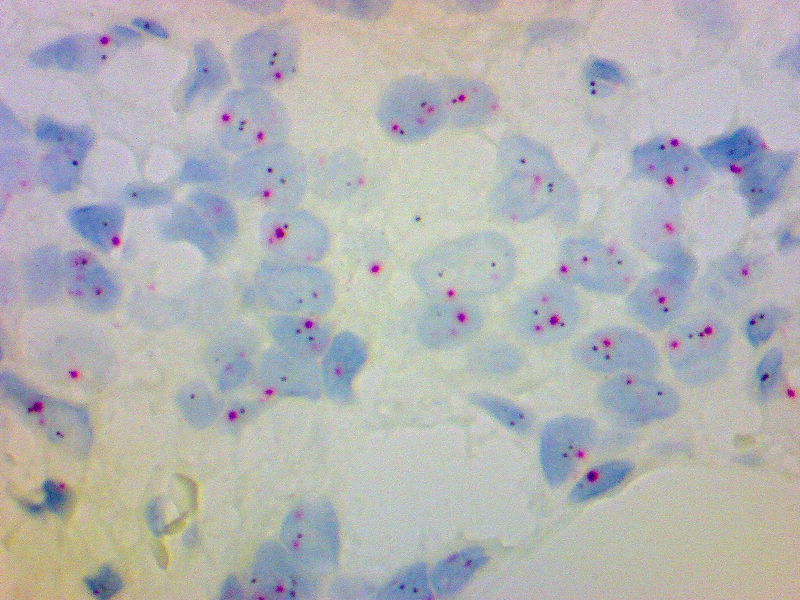
#> input picture DISH/DISH1.jpg, 1600 x 1200 px (shown at 1/2 size); its folder holds only this picture in this run
$ python -i stpcm.py   (imports and definitions only)
#> lines starting #> are read from the running program, lines starting #| are printed output that depends on the picture
#> in evaluate_segmentation_result, gt_img is the input picture: shape (1200, 1600, 3); mean R, G, B 179.4, 179.7, 181.5
### FINAL PROJECT PCM - NURUL ANNISA - 5023221031
import matplotlib.pyplot as plt
from matplotlib.colors import ListedColormap
import pandas as pd
import numpy as np
import streamlit as st
import scipy.ndimage as ndi
from skimage import exposure,filters, morphology, segmentation, feature, measure, color
from skimage.filters import gaussian
from scipy import ndimage as ndi
from skimage.transform import resize
from skimage.exposure import equalize_adapthist, rescale_intensity
from skimage.segmentation import find_boundaries
from skimage.morphology import binary_dilation, disk, binary_closing
from skimage.io import imread
from skimage.color import label2rgb, rgb2gray
from skimage.measure import regionprops
import os
import cv2
import imageio.v2 as imageio

# --- Histogram Implementation ---
# [274 lines left out: functions plot_histogram_with_image, plot_rgb_histogram, apply_clahe, apply_otsu_threshold, filter_and_label_cells, watershed_segmentation, not called in this run]

def extract_gt_mask_from_yellow(gt_rgb):
    r = gt_rgb[:, :, 0]
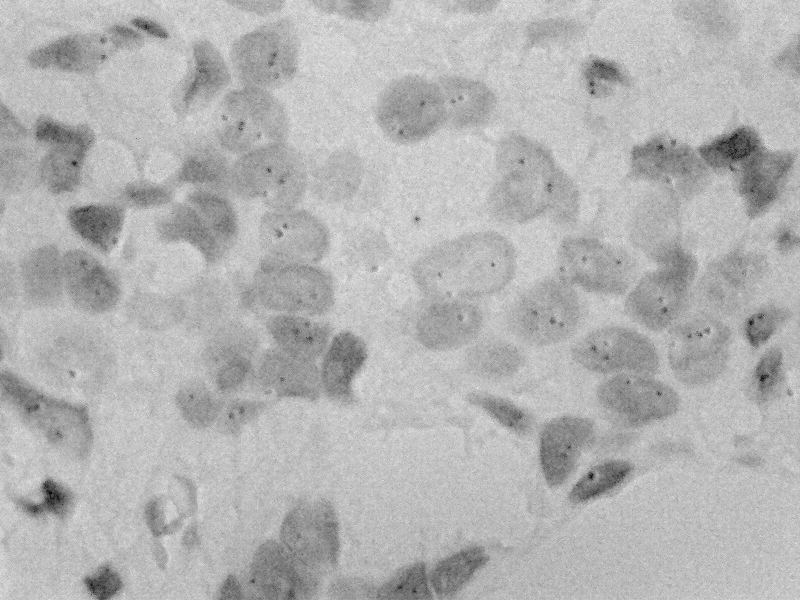
#> r: shape (1200, 1600) (shown at 1/2 size); min 0, max 255, mean 179.4
    g = gt_rgb[:, :, 1]
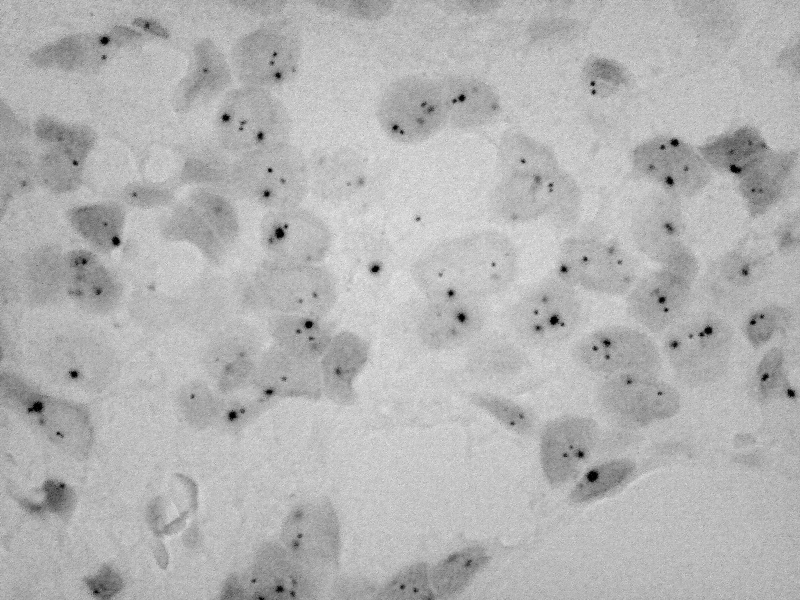
#> g: shape (1200, 1600) (shown at 1/2 size); min 0, max 255, mean 179.7
    b = gt_rgb[:, :, 2]
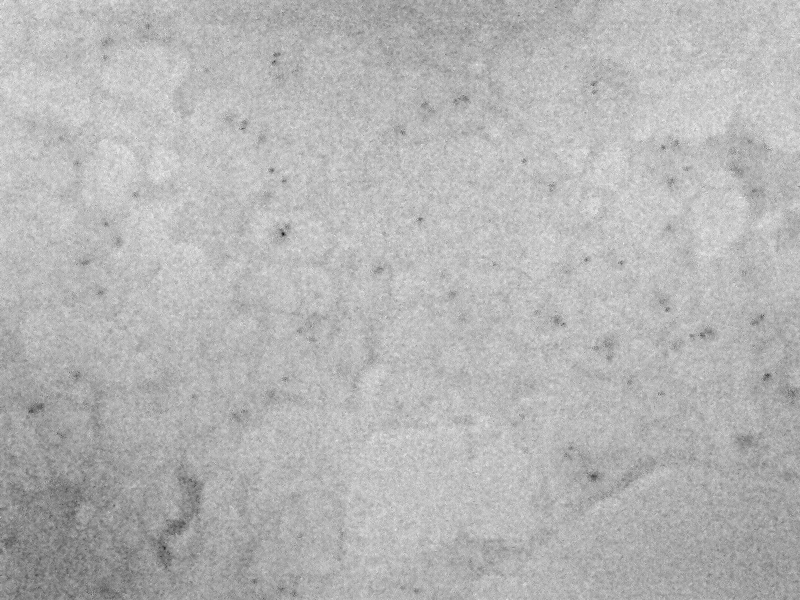
#> b: shape (1200, 1600) (shown at 1/2 size); min 0, max 255, mean 181.5

    yellow_mask = (r > 200) & (g > 200) & (b < 100)
#> yellow_mask: shape (1200, 1600) bool; every value is 0
    yellow_mask_dilated = binary_dilation(yellow_mask, disk(1))
    closed = binary_closing(yellow_mask_dilated, disk(3))
    gt_mask = ndi.binary_fill_holes(closed)
    return gt_mask

def evaluate_segmentation_result(ground_truth_path, result_mask):
    gt_img = imread(ground_truth_path)
    if gt_img.ndim == 3 and gt_img.shape[-1] == 4:
        gt_img = gt_img[:, :, :3]

    gt_mask = extract_gt_mask_from_yellow(gt_img)

#> (the run stopped early here; a loop or call above may not have finished)

$ run again, on DISH/DISH2.jpg
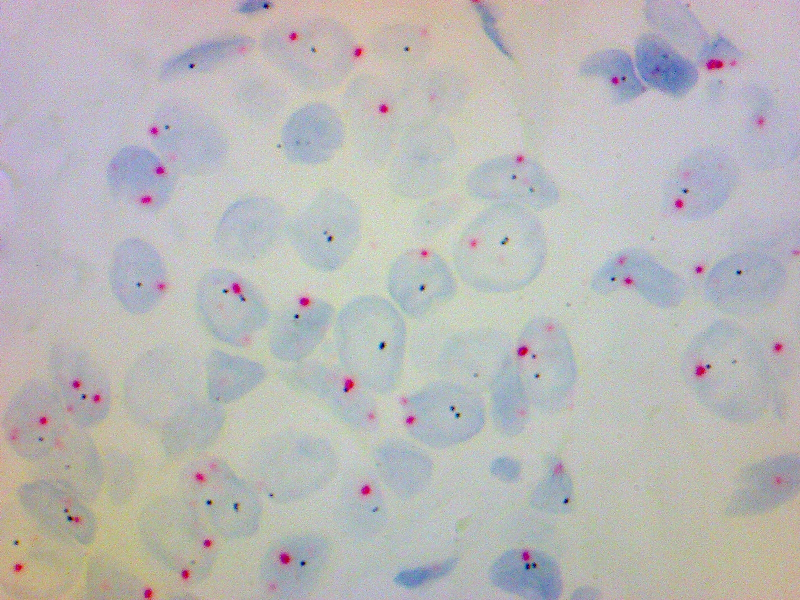
#> input picture DISH/DISH2.jpg, 1600 x 1200 px (shown at 1/2 size)
#> in evaluate_segmentation_result, gt_img is the input picture: shape (1200, 1600, 3); mean R, G, B 185.8, 184.4, 183.9
#> in extract_gt_mask_from_yellow, `g = gt_rgb[:, :, 1]`:
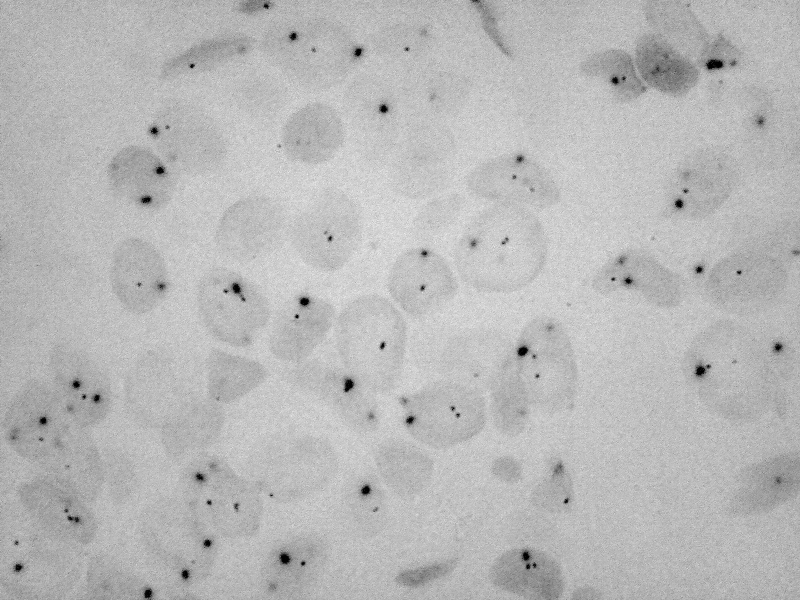
#> g: shape (1200, 1600) (shown at 1/2 size); min 0, max 255, mean 184.4
#> in extract_gt_mask_from_yellow, `b = gt_rgb[:, :, 2]`:
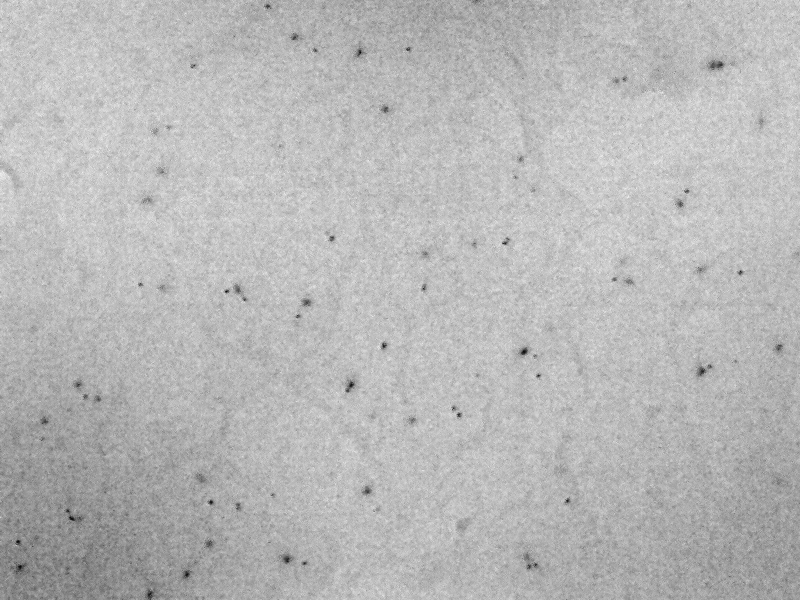
#> b: shape (1200, 1600) (shown at 1/2 size); min 0, max 255, mean 183.9
#> yellow_mask: shape (1200, 1600) bool; every value is 0

$ run again, on DISH/DISH3.jpg
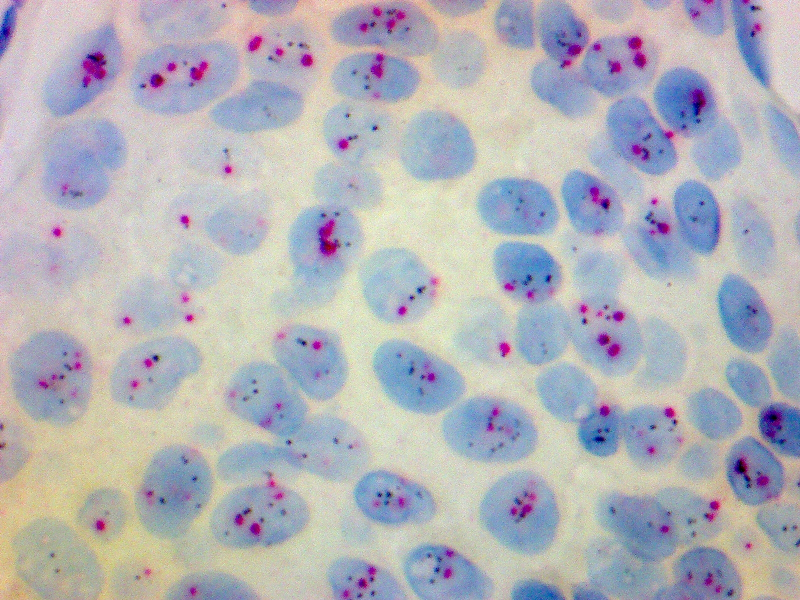
#> input picture DISH/DISH3.jpg, 1600 x 1200 px (shown at 1/2 size)
#> in evaluate_segmentation_result, gt_img is the input picture: shape (1200, 1600, 3); mean R, G, B 178.5, 178.3, 185.2
#> in extract_gt_mask_from_yellow, `g = gt_rgb[:, :, 1]`:
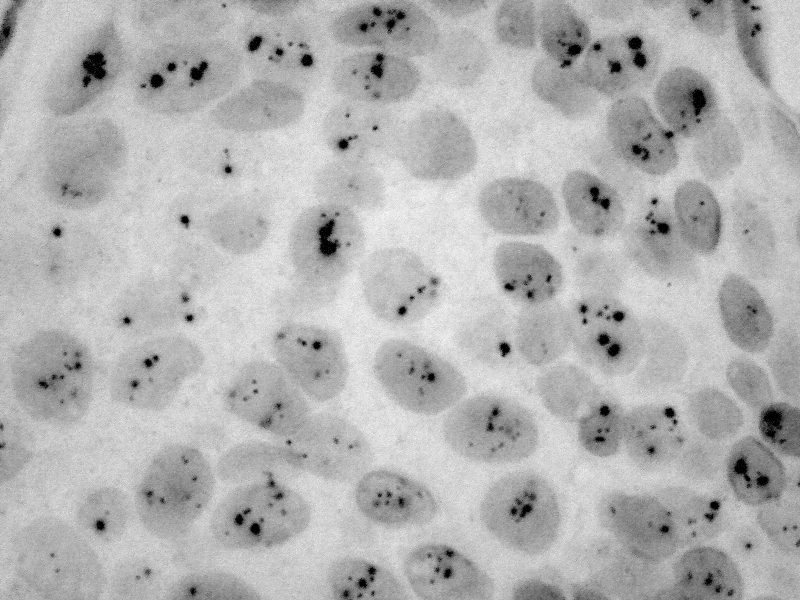
#> g: shape (1200, 1600) (shown at 1/2 size); min 0, max 255, mean 178.3
#> in extract_gt_mask_from_yellow, `b = gt_rgb[:, :, 2]`:
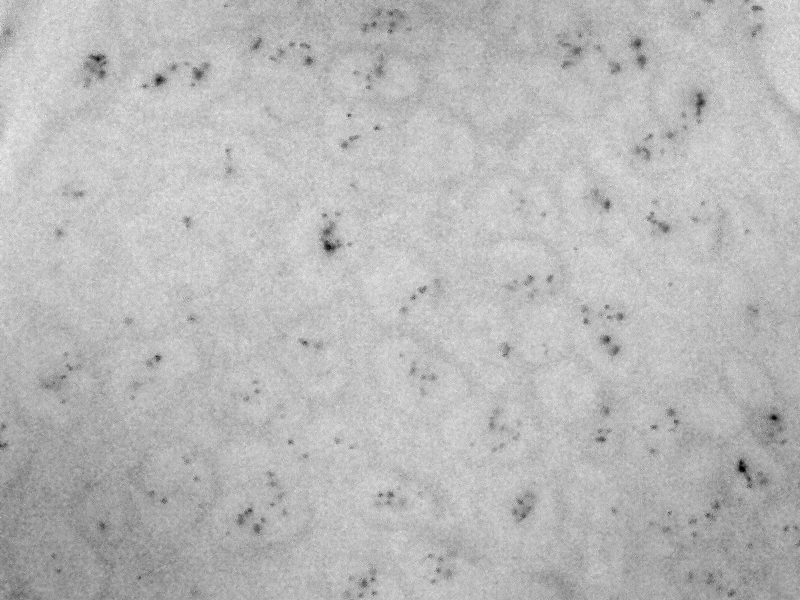
#> b: shape (1200, 1600) (shown at 1/2 size); min 0, max 255, mean 185.2
#> yellow_mask: shape (1200, 1600) bool; every value is 0
